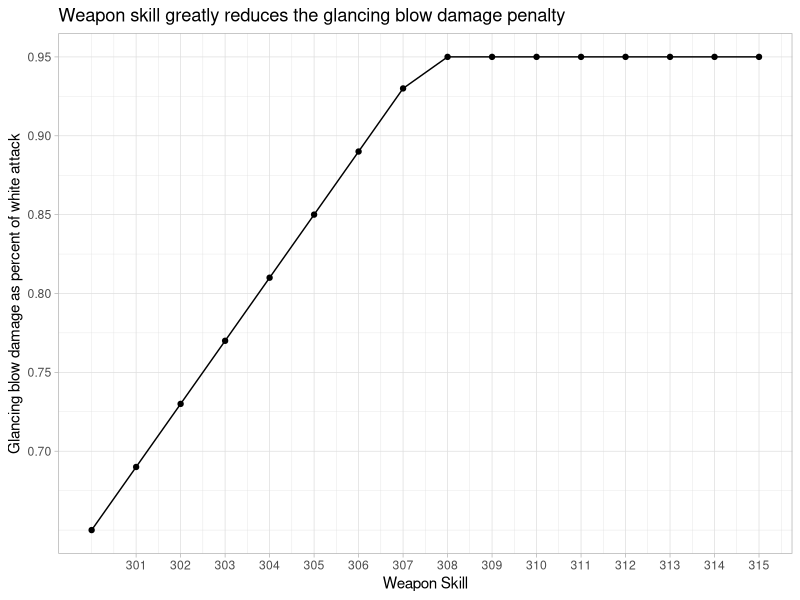

Write R code to recreate this figure.
## ---- chunk 1
glancing_tbl <- tibble::tribble(
        ~"Level Difference", ~"Probability", ~"Damage Penalty",
              0,            0.1,                 0.05,
              1,            0.2,                 0.05,
              2,            0.3,                0.15,
              3,            0.4,                0.35
        )
## ---- chunk 2

knitr::kable(
        glancing_tbl,
        booktabs = TRUE,
             caption = "Glancing blow probability and damage penalty per level difference."
        )
## ---- chunk 3
library(ggplot2)
library(ggpubr)
library(ggthemes)
library(tidyverse)
wepskill_tbl <- tibble::tribble(
        ~Delta, ~"Glancing Penalty", ~"Miss Probability", ~"Hit Cap",
                     15,    0.35,       0.08,   0.09,
                     14,             0.31,       0.078,   0.088,
                     13,   0.27,       0.075,   0.086,
                     12,   0.23,       0.074,   0.084,
                     11,             0.19,       0.072,   0.082,
                     10,   0.15,       0.06,   0.06,
                      9,             0.11,       0.059,   0.059,
                      8,              0.07,       0.058,   0.058,
                      7,     0.05,       0.057,   0.057,
                      6,              0.05,       0.056,   0.056,
                      5,     0.05,       0.055,   0.055,
                      4,              0.05,       0.054,   0.054,
                      3,              0.05,       0.053,   0.053,
                      2,              0.05,       0.052,   0.052,
                      1,              0.05,       0.051,   0.051,
                      0,              0.05,       0.05,   0.05
        ) %>%
        mutate(`Weapon Skill` = seq(300, 315, by = 1),
               `Percent of White Attack` = 1-`Glancing Penalty`) %>%
        select(`Weapon Skill`, `Percent of White Attack`, everything(), -c(Delta, `Glancing Penalty`))
        

## ---- chunk 4

knitr::kable(wepskill_tbl,
             booktabs = TRUE,
             caption = "Good Title here")
## ---- chunk 5
ggplot(wepskill_tbl, aes(x = `Weapon Skill`, y = `Percent of White Attack`)) +
        geom_line() +
        geom_point() +
        labs(x = "Weapon Skill", 
             y = "Glancing blow damage as percent of white attack",
             title = "Weapon skill greatly reduces the glancing blow damage penalty") +
        scale_x_continuous(breaks = c(301:315)) +
        scale_y_continuous(breaks = c(0.7, 0.75, 0.8, 0.85, 0.9, 0.95, 1)) +
        theme_light()
